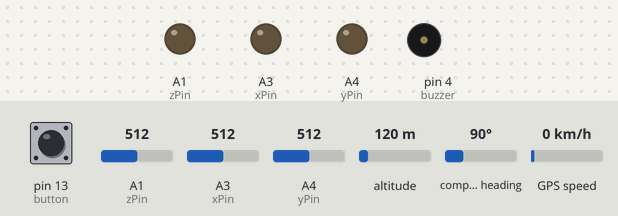
Bench run of a sketch on a simulated Arduino Uno, built with avr-gcc and run on an emulated ATmega328P. Parts: output pins drawn as LEDs (lit = HIGH), buzzer (waves = sounding, pin HIGH). Inputs (shaded band) come from the test bench; at power-on: pin 13 (button) HIGH, A1 (zPin) = 512, A3 (xPin) = 512, A4 (yPin) = 512, altitude 120 m, compass heading 90°, GPS speed 0 km/h. The GPS gets a fix after 3 s at 37.7749, -122.4194 with 8 satellites; the modem accepts every AT command (registered, SIM ready, sends succeed) and sends nothing else.

Above: at 0.1 s.
At 13.7 s:
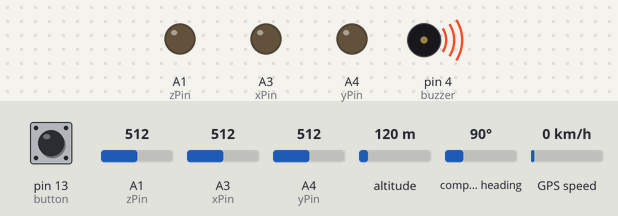
Timing chart, 0 to 15.2 s (numbered marks = the images above):
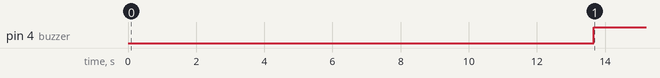

The sketch:

helmet.ino
```cpp
// Include Libraries
#include <Arduino.h>
#include <SoftwareSerial.h>
#include <TinyGPS.h>

// Pin Definitions
#define xPin	A3
#define yPin	A4
#define zPin	A1
#define buzzer	4
#define gpsTX	11
#define gpsRX	10
#define SIM800L_PIN_TX	2
#define SIM800L_PIN_RX	3
#define button 13
int xVal, yVal, zVal, total_acc1, total_acc2, total_acc3;
int tolerance = 0.5;
String msg, location;
float latitude, longtitude;

SoftwareSerial SIM800L(SIM800L_PIN_TX, SIM800L_PIN_RX); //SoftwareSerial for GSM Module
SoftwareSerial gpsSerial(gpsTX, gpsRX); //SoftwareSerial for GPS
TinyGPS gps;

void setup() {
  SIM800L.begin(9600);
  gpsSerial.begin(9600);
  Serial.begin(9600);
  pinMode(xPin, OUTPUT);
  pinMode(yPin, OUTPUT);
  pinMode(zPin, OUTPUT);
  pinMode(buzzer, OUTPUT);
  pinMode(button, INPUT);
}

void loop() {
  if (digitalRead(button) == LOW){
    digitalWrite(buzzer, LOW);
  } else if (digitalRead(button) == HIGH){
    digitalWrite(buzzer, HIGH);
  }
  xVal = analogRead(xPin);
  yVal = analogRead(yPin);
  zVal = analogRead(zPin);
  total_acc1 = sqrt((xVal * xVal) + (yVal * yVal) + (zVal * zVal)); //calculating net "normal" acceleration

  delay(2000);

  xVal = analogRead(xPin);
  yVal = analogRead(yPin);
  zVal = analogRead(zPin);
  total_acc2 = sqrt((xVal * xVal) + (yVal * yVal) + (zVal * zVal)); //calculating net acceleration for the 1st check

  if ((abs(total_acc2) >= abs(13/10 * total_acc1)) || (abs(total_acc2) <= abs(7/10 * total_acc1))){
    delay(10000);

    xVal = analogRead(xPin);
    yVal = analogRead(yPin);
    zVal = analogRead(zPin);
    total_acc3 = sqrt((xVal * xVal) + (yVal * yVal) + (zVal * zVal)); //calculating net acceleration for the 2nd check

    if(((abs(total_acc3) >= abs(11.5/10 * total_acc2)) || (abs(total_acc3) <= abs(0.5/10 * total_acc2)))){
      digitalWrite(button, HIGH);
      SendMessage();
    }
  }
}

void SendMessage(){
    GetLocation();

    SIM800L.println("AT+CMGF=1"); //setting SMS mode to TEXT
    delay(500);
    SIM800L.println("AT+CMGS=\"+91100\"\r"); //+91 100 (police) is the number where we'll message
    delay(500);
    msg = "Hello sir I'm injured in a traffic accident in the coordinates of " + location + " please save me!!!";
    SIM800L.println(msg); //finalizing the message
    delay(500);
    SIM800L.println((char)24); //sending the message
}

void GetLocation(){
  if(gpsSerial.available()){ // check for gps data
    if(gps.encode(gpsSerial.read())){   //encoding GPS data
      gps.f_get_position(&latitude, &longtitude); //getting coordinates
    }
    location = "Latitude: " + String(latitude) + " Longtitude: " + String(longtitude);
  }
}
```

Measured:
- by itself, pin 4 (buzzer): LOW → HIGH at 13.7 s
